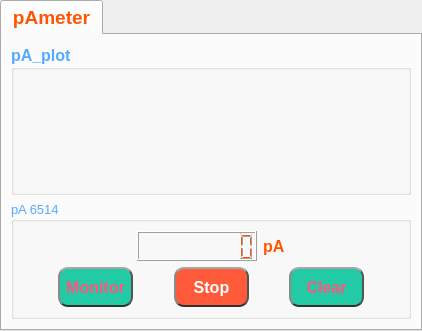
         <widget class="QTabWidget" name="Select_instruments">
          <property name="sizePolicy">
           <sizepolicy hsizetype="Fixed" vsizetype="Fixed">
            <horstretch>0</horstretch>
            <verstretch>0</verstretch>
           </sizepolicy>
          </property>
          <property name="minimumSize">
           <size>
            <width>0</width>
            <height>326</height>
           </size>
          </property>
          <property name="maximumSize">
           <size>
            <width>450</width>
            <height>800</height>
           </size>
          </property>
          <property name="palette">
           <palette>
            <active>
             <colorrole role="WindowText">
              <brush brushstyle="SolidPattern">
               <color alpha="255">
                <red>255</red>
                <green>85</green>
                <blue>0</blue>
               </color>
              </brush>
             </colorrole>
             <colorrole role="Text">
              <brush brushstyle="SolidPattern">
               <color alpha="255">
                <red>255</red>
                <green>85</green>
                <blue>0</blue>
               </color>
              </brush>
             </colorrole>
             <colorrole role="ButtonText">
              <brush brushstyle="SolidPattern">
               <color alpha="255">
                <red>255</red>
                <green>85</green>
                <blue>0</blue>
               </color>
              </brush>
             </colorrole>
             <colorrole role="PlaceholderText">
              <brush brushstyle="SolidPattern">
               <color alpha="128">
                <red>255</red>
                <green>85</green>
                <blue>0</blue>
               </color>
              </brush>
             </colorrole>
            </active>
            <inactive>
             <colorrole role="WindowText">
              <brush brushstyle="SolidPattern">
               <color alpha="255">
                <red>255</red>
                <green>85</green>
                <blue>0</blue>
               </color>
              </brush>
             </colorrole>
             <colorrole role="Text">
              <brush brushstyle="SolidPattern">
               <color alpha="255">
                <red>255</red>
                <green>85</green>
                <blue>0</blue>
               </color>
              </brush>
             </colorrole>
             <colorrole role="ButtonText">
              <brush brushstyle="SolidPattern">
               <color alpha="255">
                <red>255</red>
                <green>85</green>
                <blue>0</blue>
               </color>
              </brush>
             </colorrole>
             <colorrole role="PlaceholderText">
              <brush brushstyle="SolidPattern">
               <color alpha="128">
                <red>255</red>
                <green>85</green>
                <blue>0</blue>
               </color>
              </brush>
             </colorrole>
            </inactive>
            <disabled>
             <colorrole role="WindowText">
              <brush brushstyle="SolidPattern">
               <color alpha="255">
                <red>120</red>
                <green>120</green>
                <blue>120</blue>
               </color>
              </brush>
             </colorrole>
             <colorrole role="Text">
              <brush brushstyle="SolidPattern">
               <color alpha="255">
                <red>120</red>
                <green>120</green>
                <blue>120</blue>
               </color>
              </brush>
             </colorrole>
             <colorrole role="ButtonText">
              <brush brushstyle="SolidPattern">
               <color alpha="255">
                <red>120</red>
                <green>120</green>
                <blue>120</blue>
               </color>
              </brush>
             </colorrole>
             <colorrole role="PlaceholderText">
              <brush brushstyle="SolidPattern">
               <color alpha="128">
                <red>0</red>
                <green>0</green>
                <blue>0</blue>
               </color>
              </brush>
             </colorrole>
            </disabled>
           </palette>
          </property>
          <property name="font">
           <font>
            <family>Arial</family>
            <pointsize>14</pointsize>
            <bold>true</bold>
           </font>
          </property>
          <property name="tabPosition">
           <enum>QTabWidget::North</enum>
          </property>
          <property name="tabShape">
           <enum>QTabWidget::Rounded</enum>
          </property>
          <property name="currentIndex">
           <number>0</number>
          </property>
          <widget class="QWidget" name="tab_4">
           <attribute name="title">
            <string>pAmeter</string>
           </attribute>
           <layout class="QGridLayout" name="gridLayout_3">
            <item row="0" column="0">
             <layout class="QVBoxLayout" name="verticalLayout_2">
              <item>
               <widget class="QGroupBox" name="pAmeter_plot">
                <property name="sizePolicy">
                 <sizepolicy hsizetype="Fixed" vsizetype="Fixed">
                  <horstretch>0</horstretch>
                  <verstretch>0</verstretch>
                 </sizepolicy>
                </property>
                <property name="minimumSize">
                 <size>
                  <width>400</width>
                  <height>150</height>
                 </size>
                </property>
                <property name="maximumSize">
                 <size>
                  <width>400</width>
                  <height>16777215</height>
                 </size>
                </property>
                <property name="palette">
                 <palette>
                  <active>
                   <colorrole role="WindowText">
                    <brush brushstyle="SolidPattern">
                     <color alpha="255">
                      <red>85</red>
                      <green>170</green>
                      <blue>255</blue>
                     </color>
                    </brush>
                   </colorrole>
                  </active>
                  <inactive>
                   <colorrole role="WindowText">
                    <brush brushstyle="SolidPattern">
                     <color alpha="255">
                      <red>85</red>
                      <green>170</green>
                      <blue>255</blue>
                     </color>
                    </brush>
                   </colorrole>
                  </inactive>
                  <disabled>
                   <colorrole role="WindowText">
                    <brush brushstyle="SolidPattern">
                     <color alpha="255">
                      <red>120</red>
                      <green>120</green>
                      <blue>120</blue>
                     </color>
                    </brush>
                   </colorrole>
                  </disabled>
                 </palette>
                </property>
                <property name="font">
                 <font>
                  <family>Arial</family>
                  <pointsize>12</pointsize>
                  <bold>true</bold>
                 </font>
                </property>
                <property name="title">
                 <string>pA_plot</string>
                </property>
               </widget>
              </item>
              <item>
               <widget class="QGroupBox" name="Adc_box_2">
                <property name="sizePolicy">
                 <sizepolicy hsizetype="MinimumExpanding" vsizetype="Fixed">
                  <horstretch>0</horstretch>
                  <verstretch>0</verstretch>
                 </sizepolicy>
                </property>
                <property name="minimumSize">
                 <size>
                  <width>400</width>
                  <height>100</height>
                 </size>
                </property>
                <property name="maximumSize">
                 <size>
                  <width>400</width>
                  <height>16777215</height>
                 </size>
                </property>
                <property name="palette">
                 <palette>
                  <active>
                   <colorrole role="WindowText">
                    <brush brushstyle="SolidPattern">
                     <color alpha="255">
                      <red>85</red>
                      <green>170</green>
                      <blue>255</blue>
                     </color>
                    </brush>
                   </colorrole>
                  </active>
                  <inactive>
                   <colorrole role="WindowText">
                    <brush brushstyle="SolidPattern">
                     <color alpha="255">
                      <red>85</red>
                      <green>170</green>
                      <blue>255</blue>
                     </color>
                    </brush>
                   </colorrole>
                  </inactive>
                  <disabled>
                   <colorrole role="WindowText">
                    <brush brushstyle="SolidPattern">
                     <color alpha="255">
                      <red>120</red>
                      <green>120</green>
                      <blue>120</blue>
                     </color>
                    </brush>
                   </colorrole>
                  </disabled>
                 </palette>
                </property>
                <property name="font">
                 <font>
                  <family>Arial</family>
                  <pointsize>10</pointsize>
                  <bold>false</bold>
                 </font>
                </property>
                <property name="title">
                 <string>pA 6514</string>
                </property>
                <layout class="QGridLayout" name="gridLayout">
                 <item row="0" column="0">
                  <layout class="QHBoxLayout" name="horizontalLayout_7">
                   <item>
                    <spacer name="horizontalSpacer_12">
                     <property name="orientation">
                      <enum>Qt::Horizontal</enum>
                     </property>
                     <property name="sizeHint" stdset="0">
                      <size>
                       <width>40</width>
                       <height>20</height>
                      </size>
                     </property>
                    </spacer>
                   </item>
                   <item>
                    <widget class="QLCDNumber" name="lcd_pA">
                     <property name="sizePolicy">
                      <sizepolicy hsizetype="MinimumExpanding" vsizetype="Fixed">
                       <horstretch>0</horstretch>
                       <verstretch>0</verstretch>
                      </sizepolicy>
                     </property>
                     <property name="minimumSize">
                      <size>
                       <width>120</width>
                       <height>30</height>
                      </size>
                     </property>
                     <property name="palette">
                      <palette>
                       <active>
                        <colorrole role="WindowText">
                         <brush brushstyle="SolidPattern">
                          <color alpha="255">
                           <red>255</red>
                           <green>85</green>
                           <blue>0</blue>
                          </color>
                         </brush>
                        </colorrole>
                       </active>
                       <inactive>
                        <colorrole role="WindowText">
                         <brush brushstyle="SolidPattern">
                          <color alpha="255">
                           <red>255</red>
                           <green>85</green>
                           <blue>0</blue>
                          </color>
                         </brush>
                        </colorrole>
                       </inactive>
                       <disabled>
                        <colorrole role="WindowText">
                         <brush brushstyle="SolidPattern">
                          <color alpha="255">
                           <red>120</red>
                           <green>120</green>
                           <blue>120</blue>
                          </color>
                         </brush>
                        </colorrole>
                       </disabled>
                      </palette>
                     </property>
                     <property name="toolTip">
                      <string>read value</string>
                     </property>
                     <property name="digitCount">
                      <number>8</number>
                     </property>
                     <property name="segmentStyle">
                      <enum>QLCDNumber::Filled</enum>
                     </property>
                    </widget>
                   </item>
                   <item>
                    <widget class="QLabel" name="Current_label">
                     <property name="palette">
                      <palette>
                       <active>
                        <colorrole role="WindowText">
                         <brush brushstyle="SolidPattern">
                          <color alpha="255">
                           <red>255</red>
                           <green>85</green>
                           <blue>0</blue>
                          </color>
                         </brush>
                        </colorrole>
                       </active>
                       <inactive>
                        <colorrole role="WindowText">
                         <brush brushstyle="SolidPattern">
                          <color alpha="255">
                           <red>255</red>
                           <green>85</green>
                           <blue>0</blue>
                          </color>
                         </brush>
                        </colorrole>
                       </inactive>
                       <disabled>
                        <colorrole role="WindowText">
                         <brush brushstyle="SolidPattern">
                          <color alpha="255">
                           <red>120</red>
                           <green>120</green>
                           <blue>120</blue>
                          </color>
                         </brush>
                        </colorrole>
                       </disabled>
                      </palette>
                     </property>
                     <property name="font">
                      <font>
                       <family>Arial</family>
                       <pointsize>12</pointsize>
                       <bold>true</bold>
                      </font>
                     </property>
                     <property name="text">
                      <string>pA</string>
                     </property>
                    </widget>
                   </item>
                   <item>
                    <spacer name="horizontalSpacer_19">
                     <property name="orientation">
                      <enum>Qt::Horizontal</enum>
                     </property>
                     <property name="sizeHint" stdset="0">
                      <size>
                       <width>40</width>
                       <height>20</height>
                      </size>
                     </property>
                    </spacer>
                   </item>
                  </layout>
                 </item>
                 <item row="1" column="0">
                  <layout class="QHBoxLayout" name="horizontalLayout_8">
                   <item>
                    <spacer name="horizontalSpacer_20">
                     <property name="orientation">
                      <enum>Qt::Horizontal</enum>
                     </property>
                     <property name="sizeHint" stdset="0">
                      <size>
                       <width>28</width>
                       <height>20</height>
                      </size>
                     </property>
                    </spacer>
                   </item>
                   <item>
                    <widget class="QPushButton" name="Monitor_pA">
                     <property name="sizePolicy">
                      <sizepolicy hsizetype="Fixed" vsizetype="Fixed">
                       <horstretch>0</horstretch>
                       <verstretch>0</verstretch>
                      </sizepolicy>
                     </property>
                     <property name="minimumSize">
                      <size>
                       <width>75</width>
                       <height>40</height>
                      </size>
                     </property>
                     <property name="font">
                      <font>
                       <family>Arial</family>
                       <pointsize>12</pointsize>
                       <bold>true</bold>
                      </font>
                     </property>
                     <property name="styleSheet">
                      <string notr="true">QPushButton{background-color: rgb(35, 202, 166);border:2px;border-radius:10px;padding:2px 4px;selection-color: rgb(255, 85, 127);color:rgb(255, 85, 127);border-style:inset;border-top-color: rgb(167, 167, 167);border-left-color: rgb(138, 138, 138);
border-right-color: rgb(56, 56, 56);
border-bottom-color: rgb(33, 33, 33);}

QPushButton:hover{background-color:rgb(255, 91, 58);border:2px;border-radius:10px;padding:2px 4px;selection-color: rgb(255, 85, 127);color: rgb(255, 255, 255) ;border-style:inset;border-top-color: rgb(167, 167, 167);border-left-color: rgb(138, 138, 138);
border-right-color: rgb(56, 56, 56);
border-bottom-color: rgb(33, 33, 33);}
QPushButton:pressed{background-color:rgb(255, 91, 58);border:2px;border-radius:10px;padding:2px 4px;selection-color: rgb(255, 85, 127);color: rgb(255, 255, 255) ;border-style:inset;border-bottom-color: rgb(167, 167, 167);border-right-color: rgb(138, 138, 138);
border-left-color: rgb(56, 56, 56);
border-top-color: rgb(33, 33, 33);}</string>
                     </property>
                     <property name="text">
                      <string>Monitor</string>
                     </property>
                     <property name="flat">
                      <bool>false</bool>
                     </property>
                    </widget>
                   </item>
                   <item>
                    <spacer name="horizontalSpacer_21">
                     <property name="orientation">
                      <enum>Qt::Horizontal</enum>
                     </property>
                     <property name="sizeHint" stdset="0">
                      <size>
                       <width>28</width>
                       <height>20</height>
                      </size>
                     </property>
                    </spacer>
                   </item>
                   <item>
                    <widget class="QPushButton" name="Stop_Monitor_pA">
                     <property name="sizePolicy">
                      <sizepolicy hsizetype="Fixed" vsizetype="Fixed">
                       <horstretch>0</horstretch>
                       <verstretch>0</verstretch>
                      </sizepolicy>
                     </property>
                     <property name="minimumSize">
                      <size>
                       <width>75</width>
                       <height>40</height>
                      </size>
                     </property>
                     <property name="font">
                      <font>
                       <family>Arial</family>
                       <pointsize>12</pointsize>
                       <bold>true</bold>
                      </font>
                     </property>
                     <property name="styleSheet">
                      <string notr="true">QPushButton{background-color:  rgb(255, 91, 58);border:2px;border-radius:10px;padding:2px 4px;selection-color: rgb(255, 85, 127);color:rgb(255, 255, 255);border-style:inset;border-top-color: rgb(167, 167, 167);border-left-color: rgb(138, 138, 138);
border-right-color: rgb(56, 56, 56);
border-bottom-color: rgb(33, 33, 33);}

QPushButton:hover{background-color:rgb(33, 190, 193);border:2px;border-radius:10px;padding:2px 4px;selection-color: rgb(255, 85, 127);color: rgb(255, 85, 127) ;border-style:inset;border-top-color: rgb(167, 167, 167);border-left-color: rgb(138, 138, 138);
border-right-color: rgb(56, 56, 56);
border-bottom-color: rgb(33, 33, 33);}
QPushButton:pressed{background-color:rgb(33, 190, 193);border:2px;border-radius:10px;padding:2px 4px;selection-color: rgb(255, 85, 127);color: rgb(255, 255, 255) ;border-style:inset;border-bottom-color: rgb(167, 167, 167);border-right-color: rgb(138, 138, 138);
border-left-color: rgb(56, 56, 56);
border-top-color: rgb(33, 33, 33);}</string>
                     </property>
                     <property name="text">
                      <string>Stop</string>
                     </property>
                    </widget>
                   </item>
                   <item>
                    <spacer name="horizontalSpacer_22">
                     <property name="orientation">
                      <enum>Qt::Horizontal</enum>
                     </property>
                     <property name="sizeHint" stdset="0">
                      <size>
                       <width>28</width>
                       <height>20</height>
                      </size>
                     </property>
                    </spacer>
                   </item>
                   <item>
                    <widget class="QPushButton" name="Clear_Monitor_pA">
                     <property name="sizePolicy">
                      <sizepolicy hsizetype="Fixed" vsizetype="Fixed">
                       <horstretch>0</horstretch>
                       <verstretch>0</verstretch>
                      </sizepolicy>
                     </property>
                     <property name="minimumSize">
                      <size>
                       <width>75</width>
                       <height>40</height>
                      </size>
                     </property>
                     <property name="font">
                      <font>
                       <family>Arial</family>
                       <pointsize>12</pointsize>
                       <bold>true</bold>
                      </font>
                     </property>
                     <property name="styleSheet">
                      <string notr="true">QPushButton{background-color: rgb(35, 202, 166);border:2px;border-radius:10px;padding:2px 4px;selection-color: rgb(255, 85, 127);color:rgb(255, 85, 127);border-style:inset;border-top-color: rgb(167, 167, 167);border-left-color: rgb(138, 138, 138);
border-right-color: rgb(56, 56, 56);
border-bottom-color: rgb(33, 33, 33);}

QPushButton:hover{background-color:rgb(255, 91, 58);border:2px;border-radius:10px;padding:2px 4px;selection-color: rgb(255, 85, 127);color: rgb(255, 255, 255) ;border-style:inset;border-top-color: rgb(167, 167, 167);border-left-color: rgb(138, 138, 138);
border-right-color: rgb(56, 56, 56);
border-bottom-color: rgb(33, 33, 33);}
QPushButton:pressed{background-color:rgb(255, 91, 58);border:2px;border-radius:10px;padding:2px 4px;selection-color: rgb(255, 85, 127);color: rgb(255, 255, 255) ;border-style:inset;border-bottom-color: rgb(167, 167, 167);border-right-color: rgb(138, 138, 138);
border-left-color: rgb(56, 56, 56);
border-top-color: rgb(33, 33, 33);}</string>
                     </property>
                     <property name="text">
                      <string>Clear</string>
                     </property>
                    </widget>
                   </item>
                   <item>
                    <spacer name="horizontalSpacer_23">
                     <property name="orientation">
                      <enum>Qt::Horizontal</enum>
                     </property>
                     <property name="sizeHint" stdset="0">
                      <size>
                       <width>28</width>
                       <height>20</height>
                      </size>
                     </property>
                    </spacer>
                   </item>
                  </layout>
                 </item>
                </layout>
               </widget>
              </item>
             </layout>
            </item>
           </layout>
          </widget>
         </widget>
